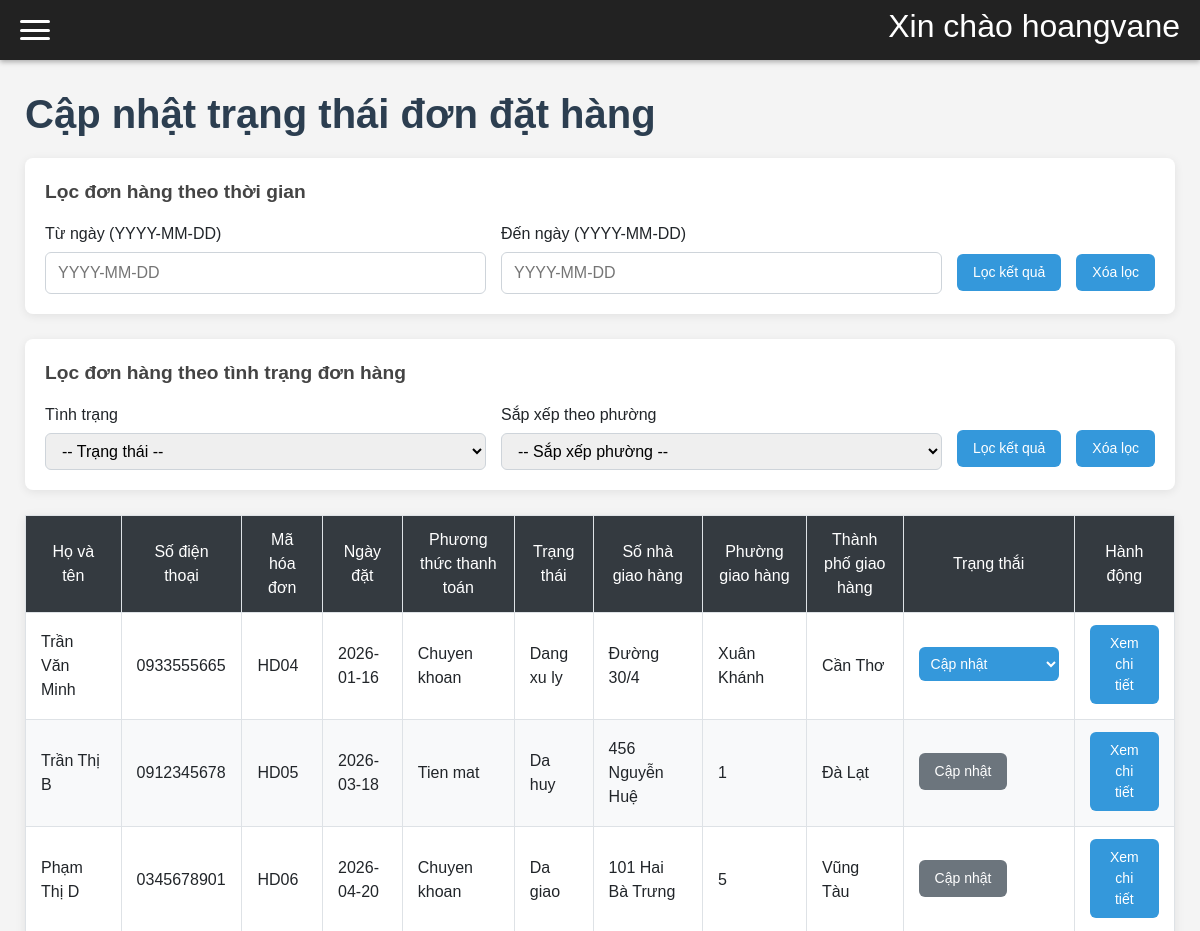
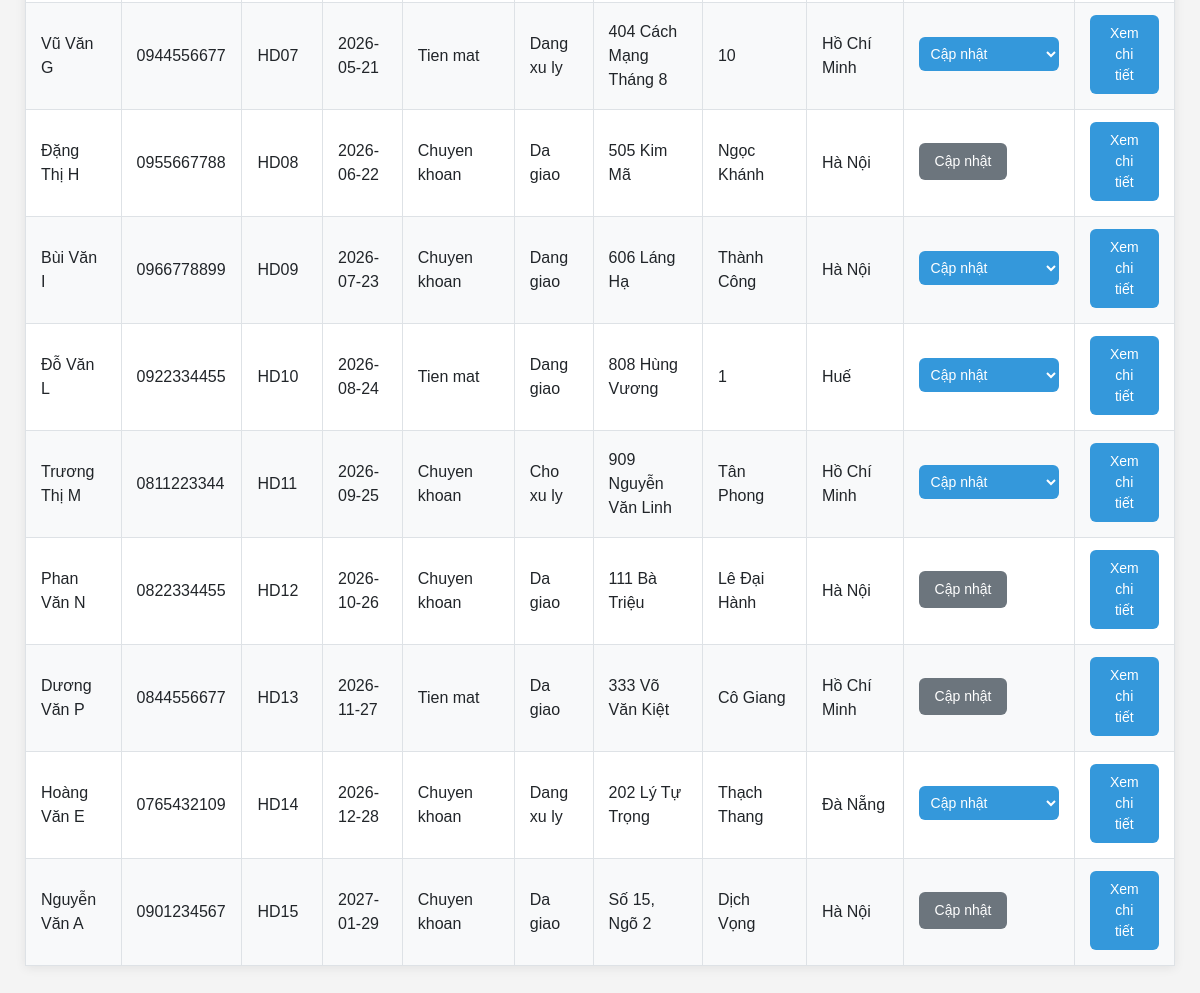
/admin.php?page=hoadon_capnhat (signed in), run on the app's committed database (2 pictures, top to bottom).
### tables this page shows
CREATE TABLE hoadon (
    mahd VARCHAR(20) PRIMARY KEY NOT NULL,
    ngaydat DATE DEFAULT (CURRENT_DATE), 
    phuongthucthanhtoan VARCHAR(50) NOT NULL,
    trangthai VARCHAR(50) NOT NULL,
    diachihd VARCHAR(255) NOT NULL, 
    phuonghd VARCHAR(255) NOT NULL,
    thanhtienhd float not null default 0,  
    thanhphohd VARCHAR(255) NOT NULL,
    username VARCHAR(50), 
    FOREIGN KEY (username) REFERENCES khachhang(username)
);

CREATE TABLE khachhang(
    username varchar(50) primary key not null unique,
    hoten varchar(50) not null,
    trangthaitk varchar(20) not null,
    SDT varchar (10) not null,
    diachinha varchar(225) not null,
    phuong varchar(255) not null,
    thanhpho varchar(255) not null,
    matkhau varchar(225) not null
);

### hoadon_capnhat.php (the view, shortened to what this page needs)
<?php
require_once 'db.php';
?>
<!DOCTYPE html>
<html lang="vi">
<head>
    <link href="https://cdn.jsdelivr.net/npm/bootstrap@5.3.3/dist/css/bootstrap.min.css" rel="stylesheet">
</head>
<body>
        <?php
    echo "<h1>Cập nhật trạng thái đơn đặt hàng</h1>";
    $tu_ngay  = $_GET['tu_ngay'] ?? '';
    $den_ngay = $_GET['den_ngay'] ?? '';
echo "
    <div class='filter-container'>
        <div class='filter-title'>Lọc đơn hàng theo thời gian</div>
        <form method='GET' class='filter-form'>
            <input type='hidden' name='page' value='hoadon'>
            <div class='filter-group'>
                <label>Từ ngày (YYYY-MM-DD)</label>
                <input type='text' id='tu_ngay' name='tu_ngay' value='$tu_ngay'
                       class='filter-input' placeholder='YYYY-MM-DD'
                       pattern='\d{4}-\d{2}-\d{2}' title='Định dạng: Năm-Tháng-Ngày (VD: 2024-01-01)'>
            </div>
            <div class='filter-group'>
                <label>Đến ngày (YYYY-MM-DD)</label>
                <input type='text' id='den_ngay' name='den_ngay' value='$den_ngay'
                       class='filter-input' placeholder='YYYY-MM-DD'
                       pattern='\d{4}-\d{2}-\d{2}' title='Định dạng: Năm-Tháng-Ngày (VD: 2024-12-31)'>
            </div>
            <button type='button' onclick='locVoiAPI()' class='btn-filter'>Lọc kết quả</button>
            <a href='admin.php?page=hoadon_capnhat' class='btn-filter'>Xóa lọc</a>
        </form>
        <div id='ketqua_loc'></div>
    </div>";
    echo " <div class='filter-container'>
<div class='filter-title'>Lọc đơn hàng theo tình trạng đơn hàng</div>
    <div class='filter-form'>
        <div class='filter-group'>
            <label>Tình trạng</label>
            <select id='loc_tinhtrang' class='filter-input'>
                <option value=''>-- Trạng thái --</option>
                <option value='Cho xu ly'>Chờ xử lý</option>
                <option value='Dang giao'>Đang giao</option>
                <option value='Da giao'>Đã giao</option>
                <option value='Da huy'>Đã hủy</option>
            </select> </div>
        <div class='filter-group'>
            <label>Sắp xếp theo phường </label>
            <select id='sapxepphuong' class='filter-input'>
                <option value=''>-- Sắp xếp phường --</option>
                <option value='asc'>A → Z</option>
                <option value='desc'>Z → A</option>
            </select></div>
        <button type='button' class='btn-filter' onclick='locDonHang()'>Lọc kết quả</button>
        <a href='admin.php?page=hoadon_capnhat' class='btn-filter'>Xóa lọc</a>
    </div>
</div>";
    $sql = "SELECT * FROM hoadon join khachhang on hoadon.username = khachhang.username ";
    $rs = mysqli_query($conn, $sql);
     echo "<table id='main-table'>
            <thead>
                    <th>Họ và tên</th>
                    <th>Số điện thoại</th>
                    <th>Mã hóa đơn</th>
                    <th>Ngày đặt</th>
                    <th>Phương thức thanh toán</th>
                    <th>Trạng thái</th>
                    <th>Số nhà giao hàng</th>
                    <th>Phường giao hàng</th>
                    <th>Thành phố giao hàng</th>
                    <th>Trạng thắi</th>
                    <th>Hành động</th>
            </thead>";
    while ($row = mysqli_fetch_assoc($rs)) {
     $actionHtml ='';
    if ($row['trangthai'] == 'Da giao' || $row['trangthai'] == 'Da huy') {
       $actionHtml = "<span class='btn-filter' style='background-color: #6c757d;'>Cập nhật</span>";
    } else {
        $actionHtml = "<select class='btn-filter'  onchange=\"capNhatTrangThai('{$row['mahd']}', this.value)\">";
        $actionHtml .= "<option value=''>Cập nhật</option>";
        if ($row['trangthai'] == 'Cho xu ly') {
            $actionHtml .= "<option value='Dang xu ly'>Đang xử lý</option>";
            $actionHtml .= "<option value='Dang giao'>Đang giao</option>";
            $actionHtml .= "<option value='Da giao'>Đã giao </option>";
            $actionHtml .= "<option value='Da huy'>Đã hủy</option>";
        }
        elseif ($row['trangthai'] == 'Dang xu ly') {
            $actionHtml .= "<option value='Dang giao'>Đang giao</option>";
            $actionHtml .= "<option value='Da giao'>Đã giao </option>";
            $actionHtml .= "<option value='Da huy'>Đã hủy</option>";
        }
        elseif ($row['trangthai'] == 'Dang giao') {
            $actionHtml .= "<option value='Da giao'>Đã giao</option>";
            $actionHtml .= "<option value='Da huy'>Đã hủy</option>";
        }
        $actionHtml .= "</select>";
    }
        echo "<tr>
                <td>{$row['hoten']}</td>
                <td>{$row['SDT']}</td>
                <td>{$row['mahd']}</td>
                <td>{$row['ngaydat']}</td>
                <td>{$row['phuongthucthanhtoan']}</td>
                <td>{$row['trangthai']}</td>
                <td>{$row['diachihd']}</td>
                <td>{$row['phuonghd']}</td>
                <td>{$row['thanhphohd']}</td>
                <td>$actionHtml</td>
                <td><button type='button' class='btn-filter' onclick=\"showDetails('{$row['mahd']}')\">Xem chi tiết</button></td>
              </tr>";
    }
    echo "</table>";
?>
</div>

### admin.php (style rules this page uses)
* { margin: 0; padding: 0; box-sizing: border-box; }
body { font-family: Arial, sans-serif; background: #f4f4f4; min-height: 100vh; }

### hoadon_capnhat.php (style rules this page uses)
body { font-family: Arial, sans-serif; background: #f4f4f4; min-height: 100vh; }
h1 { color: #2c3e50; margin-bottom: 20px; font-weight: bold; }
.filter-container { background: white; padding: 20px; border-radius: 8px; box-shadow: 0 2px 10px rgba(0,0,0,0.08); margin-bottom: 25px; }
.filter-title { font-size: 1.2rem; font-weight: 600; margin-bottom: 15px; color: #444; }
.filter-form { display: flex; flex-wrap: wrap; gap: 15px; align-items: flex-end; }
.filter-group { flex: 1; min-width: 220px; }
.filter-group label { display: block; margin-bottom: 6px; font-weight: 500; }
.filter-input { width: 100%; padding: 8px 12px; border: 1px solid #ced4da; border-radius: 6px; font-size: 1rem; }
.btn-filter { display:inline-block; padding:8px 16px; background:#3498db; color:white; border-radius:6px; text-decoration:none; font-size:14px; transition:0.2s; border:none; margin-bottom: 3px; cursor:pointer; }
table#main-table { width: 100%; border-collapse: collapse; background: white; box-shadow: 0 2px 10px rgba(0,0,0,0.08); margin-top: 20px; }
table th, table td { padding: 12px 15px; border: 1px solid #dee2e6; text-align: left; }
table th { background: #343a40; color: white; text-align: center; font-weight: 500; }
table tr:nth-child(even) { background: #f8f9fa; }
select.btn-filter { padding: 8px; min-width: 140px; }

### data on the page
hoadon: username.hoten "Trần Văn Minh", username.SDT "0933555665", mahd "HD04", ngaydat "2026-01-16", phuongthucthanhtoan "Chuyen khoan", trangthai "Dang xu ly", diachihd "Đường 30/4", phuonghd "Xuân Khánh", thanhphohd "Cần Thơ"
hoadon: username.hoten "Trần Thị B", username.SDT "0912345678", mahd "HD05", ngaydat "2026-03-18", phuongthucthanhtoan "Tien mat", trangthai "Da huy", diachihd "456 Nguyễn Huệ", phuonghd "1", thanhphohd "Đà Lạt", shows "Cập nhật"
hoadon: username.hoten "Phạm Thị D", username.SDT "0345678901", mahd "HD06", ngaydat "2026-04-20", phuongthucthanhtoan "Chuyen khoan", trangthai "Da giao", diachihd "101 Hai Bà Trưng", phuonghd "5", thanhphohd "Vũng Tàu", shows "Cập nhật"
hoadon: username.hoten "Vũ Văn G", username.SDT "0944556677", mahd "HD07", ngaydat "2026-05-21", phuongthucthanhtoan "Tien mat", trangthai "Dang xu ly", diachihd "404 Cách Mạng Tháng 8", phuonghd "10", thanhphohd "Hồ Chí Minh"
hoadon: username.hoten "Đặng Thị H", username.SDT "0955667788", mahd "HD08", ngaydat "2026-06-22", phuongthucthanhtoan "Chuyen khoan", trangthai "Da giao", diachihd "505 Kim Mã", phuonghd "Ngọc Khánh", thanhphohd "Hà Nội", shows "Cập nhật"
hoadon: username.hoten "Bùi Văn I", username.SDT "0966778899", mahd "HD09", ngaydat "2026-07-23", phuongthucthanhtoan "Chuyen khoan", trangthai "Dang giao", diachihd "606 Láng Hạ", phuonghd "Thành Công", thanhphohd "Hà Nội"
hoadon: username.hoten "Đỗ Văn L", username.SDT "0922334455", mahd "HD10", ngaydat "2026-08-24", phuongthucthanhtoan "Tien mat", trangthai "Dang giao", diachihd "808 Hùng Vương", phuonghd "1", thanhphohd "Huế"
hoadon: username.hoten "Trương Thị M", username.SDT "0811223344", mahd "HD11", ngaydat "2026-09-25", phuongthucthanhtoan "Chuyen khoan", trangthai "Cho xu ly", diachihd "909 Nguyễn Văn Linh", phuonghd "Tân Phong", thanhphohd "Hồ Chí Minh"
hoadon: username.hoten "Phan Văn N", username.SDT "0822334455", mahd "HD12", ngaydat "2026-10-26", phuongthucthanhtoan "Chuyen khoan", trangthai "Da giao", diachihd "111 Bà Triệu", phuonghd "Lê Đại Hành", thanhphohd "Hà Nội", shows "Cập nhật"
hoadon: username.hoten "Dương Văn P", username.SDT "0844556677", mahd "HD13", ngaydat "2026-11-27", phuongthucthanhtoan "Tien mat", trangthai "Da giao", diachihd "333 Võ Văn Kiệt", phuonghd "Cô Giang", thanhphohd "Hồ Chí Minh", shows "Cập nhật"
hoadon: username.hoten "Hoàng Văn E", username.SDT "0765432109", mahd "HD14", ngaydat "2026-12-28", phuongthucthanhtoan "Chuyen khoan", trangthai "Dang xu ly", diachihd "202 Lý Tự Trọng", phuonghd "Thạch Thang", thanhphohd "Đà Nẵng"
hoadon: username.hoten "Nguyễn Văn A", username.SDT "0901234567", mahd "HD15", ngaydat "2027-01-29", phuongthucthanhtoan "Chuyen khoan", trangthai "Da giao", diachihd "Số 15, Ngõ 2", phuonghd "Dịch Vọng", thanhphohd "Hà Nội", shows "Cập nhật"

### other printed values
$_SESSION['admin'] "hoangvane"
